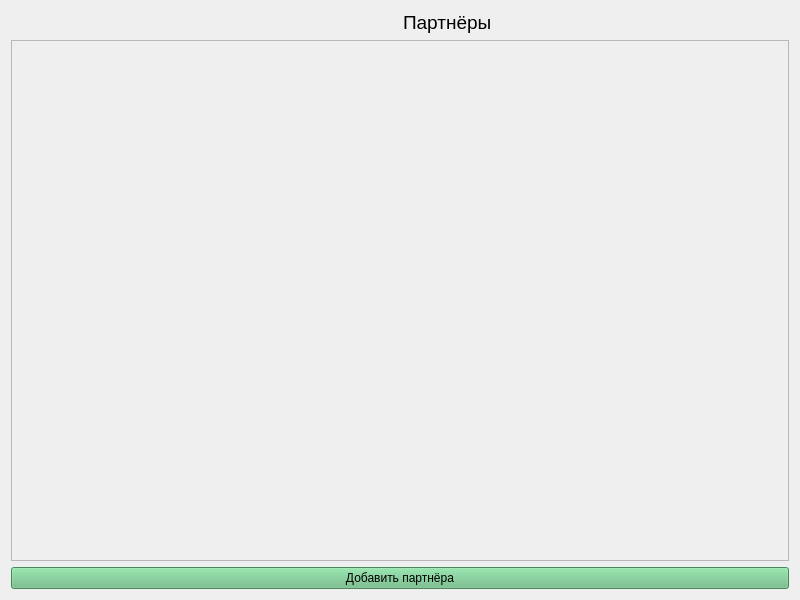
<?xml version="1.0" encoding="UTF-8"?>
<ui version="4.0">
 <class>PartnerList</class>
 <widget class="QWidget" name="PartnerList">
  <property name="geometry">
   <rect>
    <x>0</x>
    <y>0</y>
    <width>800</width>
    <height>600</height>
   </rect>
  </property>
  <property name="windowTitle">
   <string>Form</string>
  </property>
  <layout class="QVBoxLayout" name="verticalLayout_2">
   <item>
    <layout class="QHBoxLayout" name="horizontalLayout" stretch="0,0">
     <property name="spacing">
      <number>0</number>
     </property>
     <property name="sizeConstraint">
      <enum>QLayout::SizeConstraint::SetFixedSize</enum>
     </property>
     <property name="leftMargin">
      <number>280</number>
     </property>
     <property name="rightMargin">
      <number>280</number>
     </property>
     <item>
      <widget class="QLabel" name="label">
       <property name="enabled">
        <bool>true</bool>
       </property>
       <property name="sizePolicy">
        <sizepolicy hsizetype="Preferred" vsizetype="Preferred">
         <horstretch>0</horstretch>
         <verstretch>0</verstretch>
        </sizepolicy>
       </property>
       <property name="maximumSize">
        <size>
         <width>100</width>
         <height>100</height>
        </size>
       </property>
       <property name="text">
        <string/>
       </property>
       <property name="pixmap">
        <pixmap>../icons/Master_pol.png</pixmap>
       </property>
       <property name="scaledContents">
        <bool>true</bool>
       </property>
      </widget>
     </item>
     <item>
      <widget class="QLabel" name="label_2">
       <property name="maximumSize">
        <size>
         <width>100</width>
         <height>16777215</height>
        </size>
       </property>
       <property name="font">
        <font>
         <pointsize>14</pointsize>
        </font>
       </property>
       <property name="text">
        <string>Партнёры</string>
       </property>
      </widget>
     </item>
    </layout>
   </item>
   <item>
    <widget class="QScrollArea" name="scrollArea">
     <property name="widgetResizable">
      <bool>true</bool>
     </property>
     <widget class="QWidget" name="layout">
      <property name="geometry">
       <rect>
        <x>0</x>
        <y>0</y>
        <width>780</width>
        <height>442</height>
       </rect>
      </property>
      <widget class="QWidget" name="verticalLayoutWidget">
       <property name="geometry">
        <rect>
         <x>0</x>
         <y>0</y>
         <width>781</width>
         <height>471</height>
        </rect>
       </property>
       <layout class="QVBoxLayout" name="list"/>
      </widget>
     </widget>
    </widget>
   </item>
   <item>
    <widget class="QPushButton" name="pushButton">
     <property name="styleSheet">
      <string notr="true">background-color: #67BA80</string>
     </property>
     <property name="text">
      <string>Добавить партнёра</string>
     </property>
    </widget>
   </item>
  </layout>
 </widget>
 <resources/>
 <connections/>
</ui>
